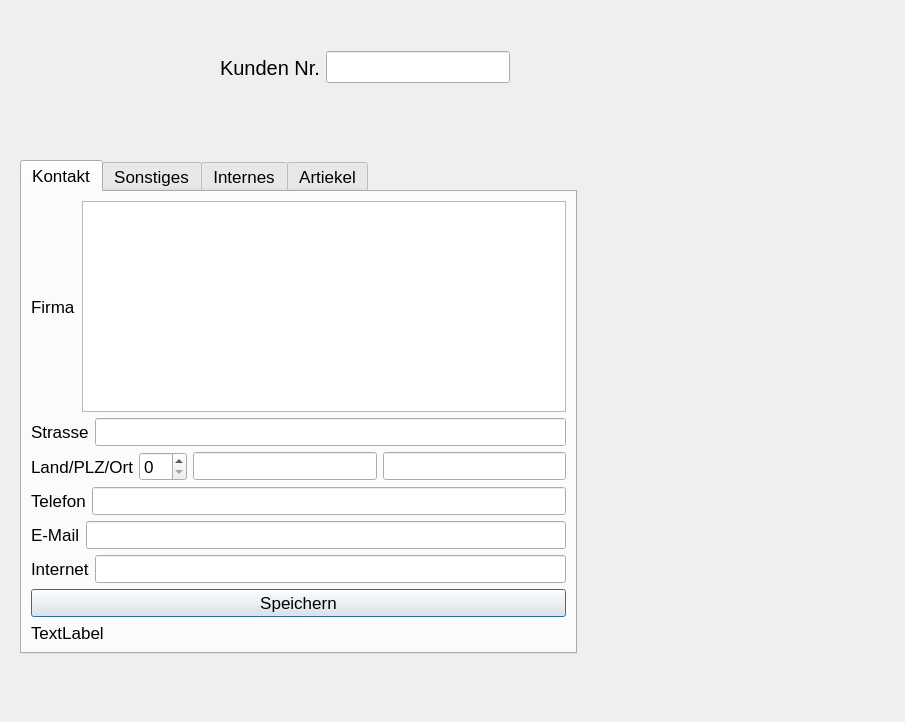
<?xml version="1.0" encoding="UTF-8"?>
<ui version="4.0">
 <class>frm_Kunden</class>
 <widget class="QDialog" name="frm_Kunden">
  <property name="geometry">
   <rect>
    <x>0</x>
    <y>0</y>
    <width>905</width>
    <height>722</height>
   </rect>
  </property>
  <property name="font">
   <font>
    <pointsize>15</pointsize>
   </font>
  </property>
  <property name="windowTitle">
   <string>Kunden</string>
  </property>
  <widget class="QTabWidget" name="tabWidget">
   <property name="geometry">
    <rect>
     <x>20</x>
     <y>160</y>
     <width>557</width>
     <height>494</height>
    </rect>
   </property>
   <property name="font">
    <font>
     <pointsize>13</pointsize>
    </font>
   </property>
   <property name="currentIndex">
    <number>0</number>
   </property>
   <widget class="QWidget" name="tab_Kontakt">
    <attribute name="title">
     <string>Kontakt</string>
    </attribute>
    <layout class="QVBoxLayout" name="verticalLayout">
     <item>
      <layout class="QHBoxLayout" name="horizontalLayout_6">
       <item>
        <widget class="QLabel" name="lb_Firma">
         <property name="text">
          <string>Firma</string>
         </property>
        </widget>
       </item>
       <item>
        <widget class="QTextEdit" name="te_Firma"/>
       </item>
      </layout>
     </item>
     <item>
      <layout class="QHBoxLayout" name="horizontalLayout_5">
       <item>
        <widget class="QLabel" name="lb_Strasse">
         <property name="text">
          <string>Strasse</string>
         </property>
        </widget>
       </item>
       <item>
        <widget class="QLineEdit" name="le_Strasse"/>
       </item>
      </layout>
     </item>
     <item>
      <layout class="QHBoxLayout" name="horizontalLayout_4">
       <item>
        <widget class="QLabel" name="lb_Adresse">
         <property name="text">
          <string>Land/PLZ/Ort</string>
         </property>
        </widget>
       </item>
       <item>
        <widget class="QSpinBox" name="land"/>
       </item>
       <item>
        <widget class="QLineEdit" name="le_PLZ"/>
       </item>
       <item>
        <widget class="QLineEdit" name="le_ort"/>
       </item>
      </layout>
     </item>
     <item>
      <layout class="QHBoxLayout" name="horizontalLayout_3">
       <item>
        <widget class="QLabel" name="label_2">
         <property name="text">
          <string>Telefon</string>
         </property>
        </widget>
       </item>
       <item>
        <widget class="QLineEdit" name="le_telefon"/>
       </item>
      </layout>
     </item>
     <item>
      <layout class="QHBoxLayout" name="horizontalLayout_2">
       <item>
        <widget class="QLabel" name="label_3">
         <property name="text">
          <string>E-Mail</string>
         </property>
        </widget>
       </item>
       <item>
        <widget class="QLineEdit" name="le_mail"/>
       </item>
      </layout>
     </item>
     <item>
      <layout class="QHBoxLayout" name="horizontalLayout">
       <item>
        <widget class="QLabel" name="label_4">
         <property name="text">
          <string>Internet</string>
         </property>
        </widget>
       </item>
       <item>
        <widget class="QLineEdit" name="le_Internet"/>
       </item>
      </layout>
     </item>
     <item>
      <widget class="QPushButton" name="Speichern">
       <property name="text">
        <string>Speichern</string>
       </property>
      </widget>
     </item>
     <item>
      <widget class="QLabel" name="label_5">
       <property name="text">
        <string>TextLabel</string>
       </property>
      </widget>
     </item>
    </layout>
   </widget>
   <widget class="QWidget" name="tab_Sonstiges">
    <attribute name="title">
     <string>Sonstiges</string>
    </attribute>
   </widget>
   <widget class="QWidget" name="tab_Internes">
    <attribute name="title">
     <string>Internes</string>
    </attribute>
   </widget>
   <widget class="QWidget" name="tab_Artikel">
    <attribute name="title">
     <string>Artiekel</string>
    </attribute>
   </widget>
  </widget>
  <widget class="QWidget" name="">
   <property name="geometry">
    <rect>
     <x>220</x>
     <y>50</y>
     <width>290</width>
     <height>35</height>
    </rect>
   </property>
   <layout class="QHBoxLayout" name="horizontalLayout_7">
    <item>
     <widget class="QLabel" name="label">
      <property name="text">
       <string>Kunden Nr.</string>
      </property>
     </widget>
    </item>
    <item>
     <widget class="QLineEdit" name="lineEdit"/>
    </item>
   </layout>
  </widget>
 </widget>
 <resources/>
 <connections/>
</ui>
